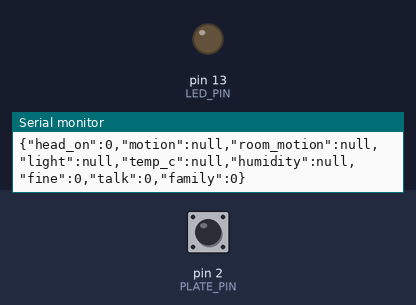
A sketch run on a simulated Arduino Uno, built with avr-gcc and run on an emulated ATmega328P. Parts: output pins drawn as LEDs (lit = HIGH), the last lines printed to the serial monitor. The test bench sets the inputs (shaded band); at power-on: pin 2 (PLATE_PIN) HIGH.

Above: at 1.2 s.
1.3 s: pin 2 (PLATE_PIN) pulled LOW for 1 s
At 2.2 s:
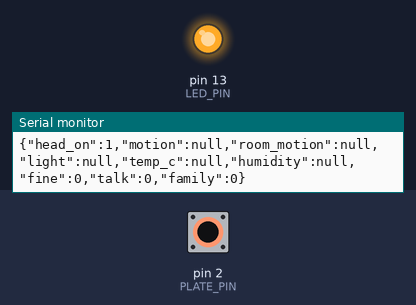
3.9 s: pin 2 (PLATE_PIN) pulled LOW for 3.2 s
At 8.6 s:
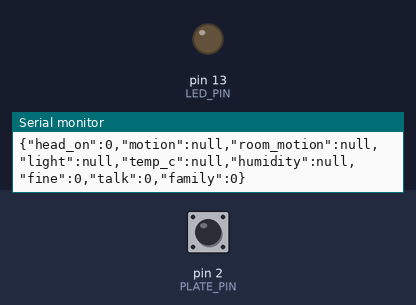
Timing chart, 0 to 10.1 s (numbered marks = the images above; inputs shaded):
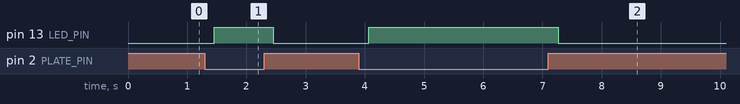

Measured:
- after the input at 1.3 s, pin 13 (LED_PIN): LOW → HIGH after 0.16 s, → LOW 1.0 s later
- after the input at 3.9 s, pin 13 (LED_PIN): LOW → HIGH after 0.16 s, → LOW 3.2 s later

The sketch:

pillow_uno.ino
```cpp
// Pillow sensors on the Arduino Uno R3: the head-on-pillow switch plate (coord/CONTRACT.md 1).
//
// The plate is two cardboard sheets faced with aluminium foil; a head pressing them together
// closes the circuit. Wiring:
//   plate side 1 -> pin 2 (INPUT_PULLUP, so pressed reads LOW)
//   plate side 2 -> GND
//   LED on pin 13 through 1 kOhm (mirrors the contact: on = head on the pillow)
//   pin 1 (TX) -> 1 kOhm -> Waveshare GPIO44, with 2 kOhm from GPIO44 to GND; Uno GND -> Waveshare GND
//     (the voice unit in the pillow forwards every line as "UNO <line>"; firmware/README.md "The Uno")
//
// Output: one JSON object per line at 9600 baud (UNO_BAUD in voice_unit.ino), every 500 ms and at
// once when the contact changes. Only the fields this board has; the rest are null as the contract
// asks. Under 200 chars (the voice unit drops longer lines). The Uno does NOT decide what a reading
// means: lay_down (5 s), bed_exit (10 s) and the sleep rules are derived on the server
// (backend/app/agents/night_watch.py, sleep_events.py). Only a short electrical debounce lives here.
//
//   {"head_on":1,"motion":null,"room_motion":null,"light":null,"temp_c":null,"humidity":null,"fine":0,"talk":0,"family":0}

const int PLATE_PIN = 2;
const int LED_PIN = 13;

const unsigned long DEBOUNCE_MS = 150;   // foil contact bounce and a head shifting; meaning is the server's
const unsigned long REPORT_MS = 500;     // the contract's ~2 reports per second
const unsigned long BAUD = 9600;

bool headOn = false;        // debounced contact
bool rawState = false;
unsigned long rawSince = 0;
unsigned long lastReport = 0;

void report() {
  Serial.print(F("{\"head_on\":"));
  Serial.print(headOn ? 1 : 0);
  Serial.print(F(",\"motion\":null,\"room_motion\":null,\"light\":null,\"temp_c\":null,\"humidity\":null"));
  Serial.println(F(",\"fine\":0,\"talk\":0,\"family\":0}"));
}

void setup() {
  Serial.begin(BAUD);
  pinMode(PLATE_PIN, INPUT_PULLUP);
  pinMode(LED_PIN, OUTPUT);
  digitalWrite(LED_PIN, LOW);
  Serial.println(F("{\"boot\":\"pillow_uno\",\"plate_pin\":2}"));
}

void loop() {
  bool pressed = digitalRead(PLATE_PIN) == LOW;
  unsigned long now = millis();

  if (pressed != rawState) {
    rawState = pressed;
    rawSince = now;
  }
  if (rawState != headOn && now - rawSince >= DEBOUNCE_MS) {
    headOn = rawState;
    digitalWrite(LED_PIN, headOn ? HIGH : LOW);
    report();                 // on change: don't make the server wait for the next tick
    lastReport = now;
  }
  if (now - lastReport >= REPORT_MS) {
    lastReport = now;
    report();
  }
  delay(10);
}
```
